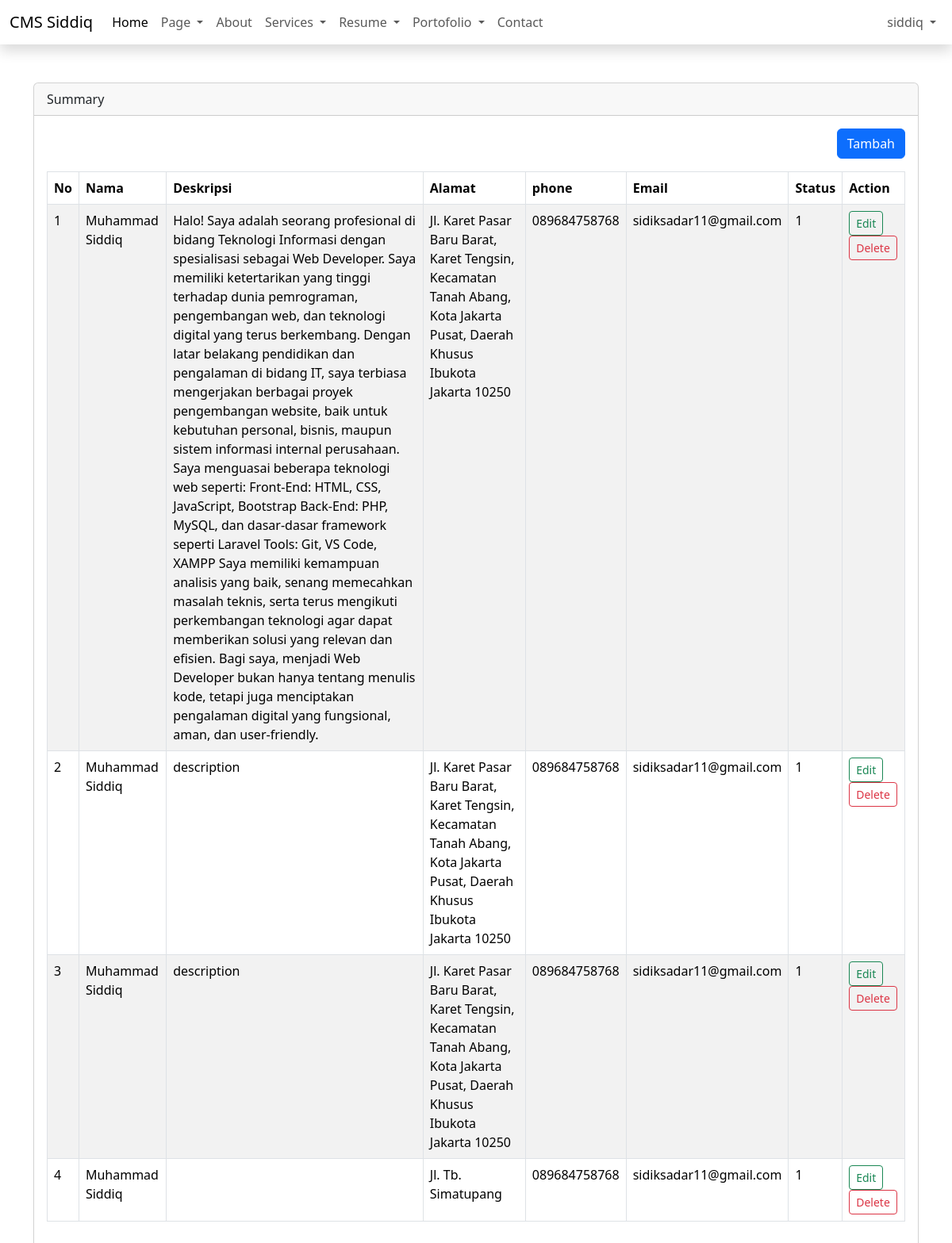
The app's page /admin/dashboard.php?page=summary (signed in), older data.
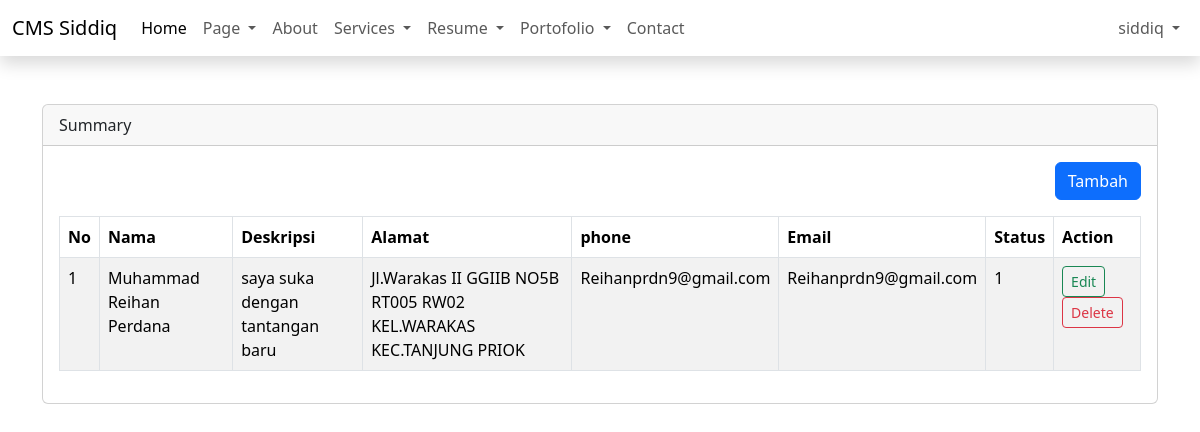
The same page, newer data.
### tables this page shows
CREATE TABLE `summarys` (
  `id` int(11) NOT NULL,
  `description` text NOT NULL,
  `name` varchar(50) NOT NULL,
  `address` text NOT NULL,
  `phone` varchar(50) NOT NULL,
  `email` varchar(50) NOT NULL,
  `status` tinyint(4) NOT NULL DEFAULT 1,
  `created_at` timestamp NOT NULL DEFAULT current_timestamp() ON UPDATE current_timestamp(),
  `updated_at` timestamp NOT NULL DEFAULT current_timestamp()
);

### admin/content/summary.php (the view, shortened to what this page needs)
<?php
$query = mysqli_query($config, "SELECT * FROM summarys ORDER BY id DESC");
$row = mysqli_fetch_all($query, MYSQLI_ASSOC);
?>
<div class="table-responsive">
    <div align="right" class="mb-3">
        <a href="?page=add-summary" class="btn btn-primary">Tambah</a>
    </div>
    <table class="table table-bordered table-striped" id="table">
        <thead>
            <tr>
                <th>No</th>
                <th>Nama</th>
                <th>Deskripsi</th>
                <th>Alamat</th>
                <th>phone</th>
                <th>Email</th>
                <th>Status</th>
                <th>Action</th>
            </tr>
        </thead>
        <tbody>
            <?php
            foreach ($row as $key => $data):
            ?>
                <tr>
                    <td><?= $key + 1 ?></td>
                    <td><?= $data['name'] ?></td>
                    <td><?= $data['description'] ?></td>
                    <td><?= $data['address'] ?></td>
                    <td><?= $data['phone'] ?></td>
                    <td><?= $data['email'] ?></td>
                    <td><?= $data['status'] ?></td>
                    <td>
                        <a href="?page=add-summary&edit=<?php echo $data['id'] ?>" class="btn btn-outline-success btn-sm">Edit</a>
                        <a onclick="return confirm('Are you sure??')"
                            href="?page=summary&delete=<?php echo $data['id'] ?>" class="btn btn-outline-danger btn-sm">Delete</a>
                    </td>
                </tr>
            <?php
            endforeach
            ?>
        </tbody>
    </table>
</div>

Row changes from the older to the newer data that the page shows:
removed summarys: name "Muhammad Siddiq", description "Halo! Saya adalah seorang profesional di bidang Teknologi Informasi dengan spesialisasi sebagai Web Developer. Saya memiliki ketertarikan yang tinggi terhadap dunia pemrograman, pengembangan web, dan teknologi digital yang terus berkembang. Dengan latar belakang pendidikan dan pengalaman di bidang IT, saya terbiasa mengerjakan berbagai proyek pengembangan website, baik untuk kebutuhan personal, bisnis, maupun sistem informasi internal perusahaan. Saya menguasai beberapa teknologi web seperti: Front-End: HTML, CSS, JavaScript, Bootstrap Back-End: PHP, MySQL, dan dasar-dasar framework seperti Laravel Tools: Git, VS Code, XAMPP Saya memiliki kemampuan analisis yang baik, senang memecahkan…", address "Jl. Karet Pasar Baru Barat, Karet Tengsin, Kecamatan Tanah Abang, Kota Jakarta Pusat, Daerah Khusus Ibukota Jakarta 10250", phone "089684758768", email "sidiksadar11@gmail.com", status "1"
removed summarys: name "Muhammad Siddiq", description "description", address "Jl. Karet Pasar Baru Barat, Karet Tengsin, Kecamatan Tanah Abang, Kota Jakarta Pusat, Daerah Khusus Ibukota Jakarta 10250", phone "089684758768", email "sidiksadar11@gmail.com", status "1"
removed summarys: name "Muhammad Siddiq", description "description", address "Jl. Karet Pasar Baru Barat, Karet Tengsin, Kecamatan Tanah Abang, Kota Jakarta Pusat, Daerah Khusus Ibukota Jakarta 10250", phone "089684758768", email "sidiksadar11@gmail.com", status "1"
removed summarys: name "Muhammad Siddiq", address "Jl. Tb. Simatupang", phone "089684758768", email "sidiksadar11@gmail.com", status "1"
added summarys: name "Muhammad Reihan Perdana", description "saya suka dengan tantangan baru", address "Jl.Warakas II GGIIB NO5B RT005 RW02 KEL.WARAKAS KEC.TANJUNG PRIOK", phone "Reihanprdn9@gmail.com", email "Reihanprdn9@gmail.com", status "1"
